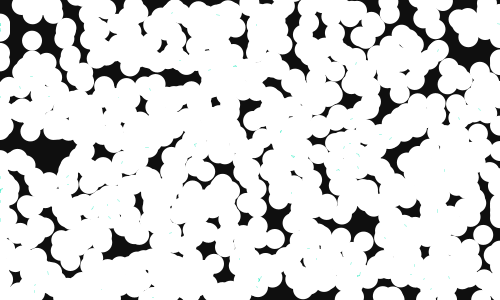
Frame 1 (no input)
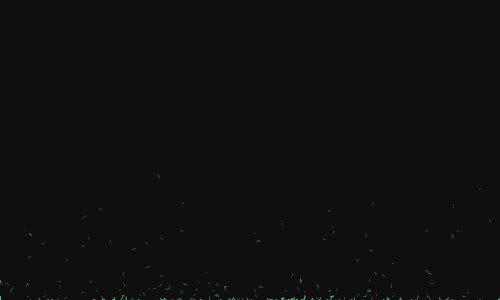
Frame 60 (the mouse pressed at the canvas centre just before this capture)
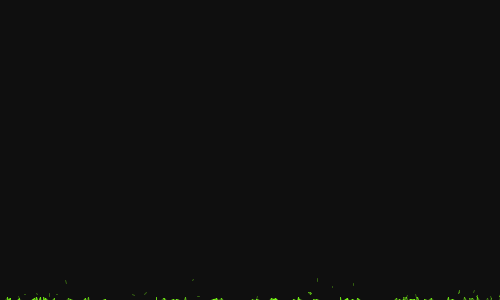
Frame 120 (the mouse held since frame 60 and released just before this capture)

The Processing sketch that drew these frames (run headless with seeded random() and noise(); from frame 60 on, the mouse is pressed at the canvas centre):

// Processing sketch: processing_171249
// ── processing_171249.pde

int num_objects = 1000;
Static[] static_array = new Static[num_objects];


void setup() //__________________________________________________
{
  size(500, 300);
  for (int i = 0; i < num_objects; i++)
  {
    static_array[i] = new Static();
  }
}




void draw() //___________________________________________________

{
  background(15);
  noStroke();

  

  for (int i = 0; i < num_objects; i++)
  {
    static_array[i].update();
    static_array[i].display();
  }


  noFill();
  stroke(random(255), random(255), random(255), 90);

  for (int i = 0; i < num_objects; i++)
  {
    for (int j = i+1; j < num_objects; j++)
    {
      //object one
      float x1 = static_array[i].x;
      float y1 = static_array[i].y;

      //object two
      float x2 = static_array[j].x;
      float y2 = static_array[j].y;

      if (dist(x1, y1, x2, y2) < 3)
      {
        line(x1, y1, x2, y2);
      }
    }
  }
  
  
}



//_______________________________________________________________
class Static
{
  float x, y, vx, vy, grav, diam;
  float bounciness;



  Static()
  {
    x = random(width);
    y = random(height);
    diam = random(20, 20);
    bounciness = random(-.75, -.5);
    vx = random(-50, 50);
    vy = random(-10, 10);
    grav = .5;
  }






  void update() //_______________________________________________________
  {


    vy+=grav;
    x+=vx;
    y+=vy;

    if (y > height) 
    {
      y= height;
      vy *= bounciness;
    }


    if (x < 0)
    {
      x = 0;
      vx *= -1;
    }


    if (x > width)
    {
      x = width;
      vx *= -1;
    }    
  }





  void display() //______________________________________________________
  {
    pushMatrix();
    translate(x, y);
    ellipse(0, 0, diam, diam);
    popMatrix();
  }
}
